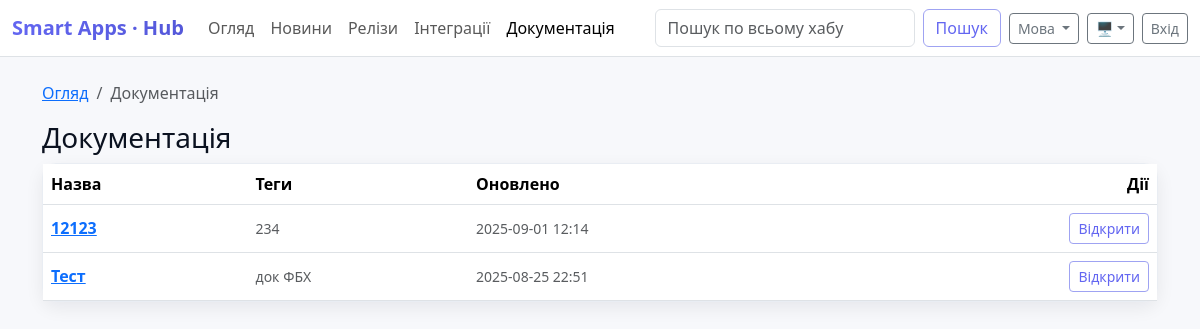
Screenshot of /docs.php with the database file from the repository.
### tables this page shows
CREATE TABLE docs (
        id INTEGER PRIMARY KEY AUTOINCREMENT,
        title TEXT NOT NULL,
        description_md TEXT NOT NULL,
        link TEXT DEFAULT '',
        file_path TEXT DEFAULT '',
        tags TEXT DEFAULT '',
        updated_at TEXT NOT NULL
    );

### helpers.php (called while the page is built, shortened)
<?php
require_once __DIR__.'/db.php';
if (!function_exists('__')) {
    function __($key): string {
        $d = $GLOBALS['I18N'] ?? [];
        return (string)($d[$key] ?? $key);
    }
}
function e($s){ return htmlspecialchars((string)($s ?? ''), ENT_QUOTES, 'UTF-8'); }
function db_all($sql, $params = []){
    $st = db()->prepare($sql);
    $st->execute($params);
    return $st->fetchAll(PDO::FETCH_ASSOC);
}

### db.php (called while the page is built, shortened)
<?php
function db(): PDO {
    static $pdo = null;
    if ($pdo === null) {
        $dataDir = __DIR__ . '/data';
        $pdo = new PDO('sqlite:' . $dataDir . '/app.db');
        $pdo->setAttribute(PDO::ATTR_ERRMODE, PDO::ERRMODE_EXCEPTION);
        $pdo->exec('PRAGMA foreign_keys = ON;');
        $pdo->exec('PRAGMA journal_mode = WAL;');
        $pdo->exec('PRAGMA synchronous = NORMAL;');
        $pdo->exec('PRAGMA busy_timeout = 5000;');
        migrate($pdo);
    }
    return $pdo;
}
function col_exists(PDO $pdo, string $table, string $col): bool {
    $st = $pdo->query("PRAGMA table_info($table)");
    foreach ($st->fetchAll(PDO::FETCH_ASSOC) as $r) {
        if (strcasecmp((string)$r['name'], $col) === 0) return true;
    }
    return false;
}
function add_col_if_missing(PDO $pdo, string $table, string $col, string $typeSql): void {
    if (!col_exists($pdo, $table, $col)) {
        $pdo->exec("ALTER TABLE $table ADD COLUMN $col $typeSql");
    }
}
function migrate(PDO $pdo): void {
    $pdo->exec("
        CREATE TABLE IF NOT EXISTS news(
            id INTEGER PRIMARY KEY AUTOINCREMENT,
            title      TEXT NOT NULL,
            body_md    TEXT NOT NULL DEFAULT '',
            body_html  TEXT NOT NULL DEFAULT '',
            tags       TEXT DEFAULT '',
            created_at TEXT NOT NULL,
            author     TEXT DEFAULT ''
        );
    ");
    $pdo->exec("
        CREATE TABLE IF NOT EXISTS docs(
            id INTEGER PRIMARY KEY AUTOINCREMENT,
            title          TEXT NOT NULL,
            description_md TEXT NOT NULL,
            link           TEXT DEFAULT '',
            file_path      TEXT DEFAULT '',
            tags           TEXT DEFAULT '',
            updated_at     TEXT NOT NULL
        );
    ");
    $pdo->exec("
        CREATE TABLE IF NOT EXISTS plugins(
            id        INTEGER PRIMARY KEY AUTOINCREMENT,
            slug      TEXT NOT NULL UNIQUE,
            name      TEXT NOT NULL,
            description TEXT NOT NULL,
            repo_url  TEXT DEFAULT '',
            homepage  TEXT DEFAULT '',
            is_active INTEGER NOT NULL DEFAULT 1,
            category  TEXT NOT NULL DEFAULT ''
        );
    ");
    $pdo->exec("
        CREATE TABLE IF NOT EXISTS plugin_versions(
            id          INTEGER PRIMARY KEY AUTOINCREMENT,
            plugin_id   INTEGER NOT NULL REFERENCES plugins(id) ON DELETE CASCADE,
            version     TEXT NOT NULL,
            channel     TEXT NOT NULL,
            min_syrve   TEXT NOT NULL,
            released_at TEXT NOT NULL,
            file_path   TEXT DEFAULT '',
            checksum    TEXT DEFAULT '',
            changelog_md TEXT DEFAULT ''
        );
    ");
    $pdo->exec("
        CREATE TABLE IF NOT EXISTS syrve_releases(
            id             INTEGER PRIMARY KEY AUTOINCREMENT,
            name           TEXT NOT NULL,
            slug           TEXT NOT NULL UNIQUE,
            released_at    TEXT NOT NULL,
            channel        TEXT NOT NULL,
            is_recommended INTEGER NOT NULL DEFAULT 0,
            is_lt          INTEGER NOT NULL DEFAULT 0,
            notes_html     TEXT NOT NULL DEFAULT ''
        );
    ");
    $pdo->exec("
        CREATE TABLE IF NOT EXISTS users(
            id INTEGER PRIMARY KEY AUTOINCREMENT,
            username     TEXT NOT NULL UNIQUE,
            password_hash TEXT NOT NULL,
            role         TEXT NOT NULL DEFAULT 'editor',
            is_active    INTEGER NOT NULL DEFAULT 1,
            created_at   TEXT NOT NULL
        );
    ");
    add_col_if_missing($pdo, 'news', 'body_html', "TEXT NOT NULL DEFAULT ''");
    add_col_if_missing($pdo, 'syrve_releases', 'notes_html', "TEXT NOT NULL DEFAULT ''");
    add_col_if_missing($pdo, 'plugins', 'category', "TEXT NOT NULL DEFAULT ''");
    $pdo->exec("
        CREATE TABLE IF NOT EXISTS plugin_files(
            id INTEGER PRIMARY KEY AUTOINCREMENT,
            plugin_version_id INTEGER NOT NULL REFERENCES plugin_versions(id) ON DELETE CASCADE,
            label      TEXT NOT NULL DEFAULT '',
            file_path  TEXT NOT NULL,
            checksum   TEXT NOT NULL DEFAULT '',
            ext        TEXT NOT NULL DEFAULT '',
            size_bytes INTEGER NOT NULL DEFAULT 0
        );
    ");
    add_col_if_missing($pdo, 'plugin_files', 'ext', "TEXT NOT NULL DEFAULT ''");
    add_col_if_missing($pdo, 'plugin_files', 'size_bytes', "INTEGER NOT NULL DEFAULT 0");
    $u = __DIR__ . '/uploads';
    $pdo->exec("
        CREATE VIRTUAL TABLE IF NOT EXISTS search_all USING fts5(
            type,              -- 'news' | 'doc' | 'plugin'
            rid UNINDEXED,     -- id строки в своей таблице
            title,
            body,
            tags,
            tokenize='unicode61'
        );
    ");
    $pdo->exec("
        CREATE TRIGGER IF NOT EXISTS trg_news_ai AFTER INSERT ON news BEGIN
          INSERT INTO search_all(type,rid,title,body,tags)
          VALUES('news', NEW.id, NEW.title, COALESCE(NULLIF(NEW.body_html,''), NEW.body_md), COALESCE(NEW.tags,''));
        END;
    ");
    $pdo->exec("
        CREATE TRIGGER IF NOT EXISTS trg_news_au AFTER UPDATE ON news BEGIN
          DELETE FROM search_all WHERE type='news' AND rid=OLD.id;
          INSERT INTO search_all(type,rid,title,body,tags)
          VALUES('news', NEW.id, NEW.title, COALESCE(NULLIF(NEW.body_html,''), NEW.body_md), COALESCE(NEW.tags,''));
        END;
    ");
    $pdo->exec("
        CREATE TRIGGER IF NOT EXISTS trg_news_ad AFTER DELETE ON news BEGIN
          DELETE FROM search_all WHERE type='news' AND rid=OLD.id;
        END;
    ");
    $pdo->exec("
        CREATE TRIGGER IF NOT EXISTS trg_docs_ai AFTER INSERT ON docs BEGIN
          INSERT INTO search_all(type,rid,title,body,tags)
          VALUES('doc', NEW.id, NEW.title, NEW.description_md, COALESCE(NEW.tags,''));
        END;
    ");
    $pdo->exec("
        CREATE TRIGGER IF NOT EXISTS trg_docs_au AFTER UPDATE ON docs BEGIN
          DELETE FROM search_all WHERE type='doc' AND rid=OLD.id;
          INSERT INTO search_all(type,rid,title,body,tags)
          VALUES('doc', NEW.id, NEW.title, NEW.description_md, COALESCE(NEW.tags,''));
        END;
    ");
    $pdo->exec("
        CREATE TRIGGER IF NOT EXISTS trg_docs_ad AFTER DELETE ON docs BEGIN
          DELETE FROM search_all WHERE type='doc' AND rid=OLD.id;
        END;
    ");
    $pdo->exec("
        CREATE TRIGGER IF NOT EXISTS trg_plugins_ai AFTER INSERT ON plugins BEGIN
          INSERT INTO search_all(type,rid,title,body,tags)
          VALUES('plugin', NEW.id, NEW.name, NEW.description, COALESCE(NEW.category,''));
        END;
    ");
    $pdo->exec("
        CREATE TRIGGER IF NOT EXISTS trg_plugins_au AFTER UPDATE ON plugins BEGIN
          DELETE FROM search_all WHERE type='plugin' AND rid=OLD.id;
          INSERT INTO search_all(type,rid,title,body,tags)
          VALUES('plugin', NEW.id, NEW.name, NEW.description, COALESCE(NEW.category,''));
        END;
    ");
    $pdo->exec("
        CREATE TRIGGER IF NOT EXISTS trg_plugins_ad AFTER DELETE ON plugins BEGIN
          DELETE FROM search_all WHERE type='plugin' AND rid=OLD.id;
        END;
    ");
    try {
        $cnt = (int)$pdo->query("SELECT COUNT(*) FROM search_all")->fetchColumn();
    } catch (Throwable $e) {
        $cnt = 0;
    }
}

### docs.php (the view, shortened to what this page needs)
<?php
include __DIR__.'/partials_header.php';
$docs = db_all("SELECT * FROM docs ORDER BY datetime(updated_at) DESC");
?>
<nav aria-label="breadcrumb" class="mb-3">
    <ol class="breadcrumb">
        <li class="breadcrumb-item"><a href="index.php"><?=__('Overview')?></a></li>
        <li class="breadcrumb-item active"><?=__('Documentation')?></li>
    </ol>
</nav>
<div class="d-flex justify-content-between align-items-center mb-2">
    <h3 class="mb-0"><?=__('Documentation')?></h3>
</div>
<div class="card">
    <div class="table-responsive">
        <table class="table align-middle mb-0 responsive-cards">
            <thead>
            <tr>
                <th><?=__('Name')?></th>
                <th><?=__('Tags')?></th>
                <th><?=__('Updated')?></th>
                <th class="text-end"><?=__('Actions')?></th>
            </tr>
            </thead>
            <tbody>
            <?php foreach($docs as $d): ?>
                <tr class="doc-row">
                    <td class="fw-semibold"><a href="docs_view.php?id=<?=$d['id']?>"><?=e($d['title'])?></a></td>
                    <td class="small text-muted"><?=e($d['tags'])?></td>
                    <td class="small text-muted"><?=e($d['updated_at'])?></td>
                    <td class="text-end">
                        <a class="btn btn-sm btn-outline-primary" href="docs_view.php?id=<?=$d['id']?>"><?=__('Open')?></a>
                    </td>
                </tr>
            <?php endforeach; if(empty($docs)) echo '<tr><td colspan="4" class="text-center text-muted">'.__('No documents').'</td></tr>'; ?>
            </tbody>
        </table>
    </div>
</div>
<?php include __DIR__.'/partials_footer.php'; ?>

### assets/style.css (style rules this page uses)
:root { --sa-bg: #f7f8fb; --sa-card: #ffffff; --sa-card-2: color-mix(in srgb, var(--sa-card) 92%, #fff); --sa-border: #e9edf3; --sa-ink: #0b1220; --sa-muted: #687385; --sa-brand-50: #eef2ff; --sa-brand-100: #e0e7ff; --sa-brand-200: #c7d2fe; --sa-brand-300: #a5b4fc; --sa-brand-400: #818cf8; --sa-brand-500: #6366f1; --sa-brand-600: #5458d9; --sa-accent: #22c55e; --sa-info: #3b82f6; --sa-warn: #f59e0b; --sa-danger: #ef4444; --sa-radius: 14px; --sa-shadow-sm: 0 6px 18px rgba(12,16,26,.07); --sa-shadow: 0 14px 34px rgba(12,16,26,.10); --sa-time-1: .14s; --sa-time-2: .24s; --sa-time-3: .38s; --sa-ease: cubic-bezier(.2,.55,.18,.99); color-scheme: light dark; }
body { background:var(--sa-bg); color:var(--sa-ink); }
.card { background:var(--sa-card); border:1px solid var(--sa-border); border-radius:var(--sa-radius); box-shadow:var(--sa-shadow-sm); transition: transform var(--sa-time-2) var(--sa-ease), box-shadow var(--sa-time-2) var(--sa-ease), border-color var(--sa-time-2) var(--sa-ease); }
.btn-outline-primary { --bs-btn-color: var(--sa-brand-500); --bs-btn-border-color: color-mix(in srgb, var(--sa-brand-500) 55%, var(--sa-border)); --bs-btn-hover-bg: color-mix(in srgb, var(--sa-brand-500) 10%, transparent); --bs-btn-hover-border-color: var(--sa-brand-500); }
.sa-entrance { animation: sa-fade-up var(--sa-time-3) var(--sa-ease); }
.btn, .chip, .list-group-item, .file-chip { transition: transform var(--sa-time-1) var(--sa-ease), box-shadow var(--sa-time-2) var(--sa-ease), background-color var(--sa-time-2) var(--sa-ease); }
:where(a,button,.form-control,.form-select):focus { box-shadow:0 0 0 .2rem color-mix(in srgb, var(--sa-brand-500) 28%, transparent) !important; border-color: color-mix(in srgb, var(--sa-brand-500) 55%, var(--sa-border)) !important; }
* { scrollbar-width: thin; scrollbar-color: color-mix(in srgb, var(--sa-muted) 35%, transparent) transparent; }

### rows the page displays
docs: title "12123", tags "234", updated_at "2025-09-01 12:14"
docs: title "Тест", tags "док ФБХ", updated_at "2025-08-25 22:51"

### other values shown
__('Overview') "Огляд"
__('News') "Новини"
__('Releases') "Релізи"
__('Plugins') "Інтеграції"
__('Docs') "Документація"
__('Search') "Пошук"
__('Language') "Мова"
__('Login') "Вхід"
__('Documentation') "Документація"
__('Name') "Назва"
__('Tags') "Теги"
__('Updated') "Оновлено"
__('Actions') "Дії"
